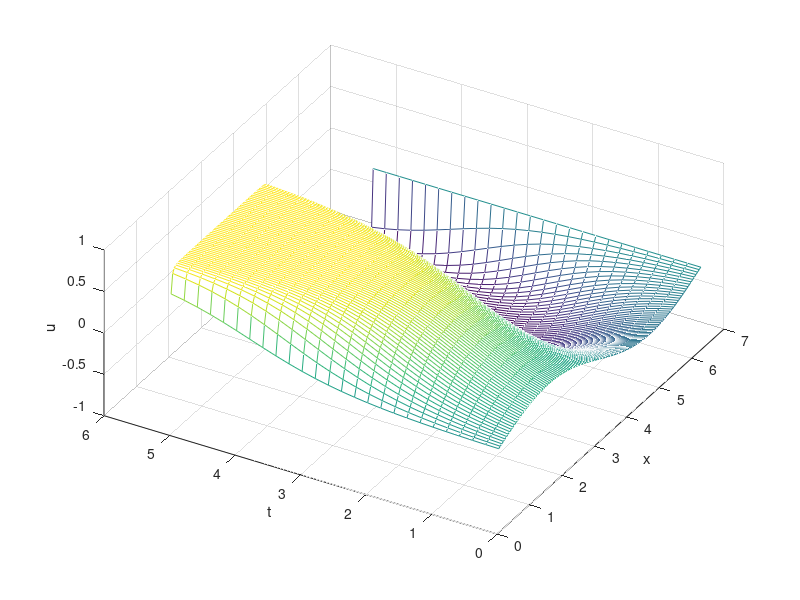

Here is the MATLAB script that generated this plot:
%Solving 1D Allen-Cahn Eq using pseudo-spectral with Implicit Midpoint Rule
%u_t=u_{xx} + u - u^3
%where u-u^3 is treated explicitly and u_{xx} is treated implicitly
%BC = u(0)=0, u(2*pi)=0 (Periodic)
%IC=.25*sin(x); 
clear all; clc;

%Grid and Initial Data
N = 128; h = 2*pi/N; x = h*(1:N); t = 0; 

dt = .001;
epsilon= .001;

% initial conditions 
v=.25*sin(x);

%(ik) and (ik)^2 vectors
k=(1i*[0:N/2-1 0 -N/2+1:-1]);
k2=k.^2;

tol =10^-13; %tolerance

%setting up plot
tmax = 5; tplot = .2; clf, drawnow
plotgap= round(tplot/dt);
nplots = round(tmax/tplot);
data = [v; zeros(nplots,N)]; tdata = t;

  
for i = 1:nplots      
     for n=1:plotgap                   
        err=ones(1,N);
        vold = fft(v);
        vv = v.^3;
        vvold=fft(vv);
        while max(err)>tol %IMR iterations until tolerance is reached
            voldk=fft(v);
            vvk = v.^3;
            vvoldk=fft(vvk);
            vnewk= (vold.*(1/dt+k2*epsilon/2)...
                +(voldk-vvoldk)/2+(vold-vvold)/2)./(1/dt-k2*epsilon/2);
            err=abs(vnewk-voldk);
            v = ifft(vnewk);
        end              
     end
    data(i+1,:) = real(v); %records data
    t=t+plotgap*dt;
    tdata = [tdata; t];
end

%Plot
mesh(x,tdata,data), grid on,
view(-60,55), xlabel x, ylabel t, zlabel u;

